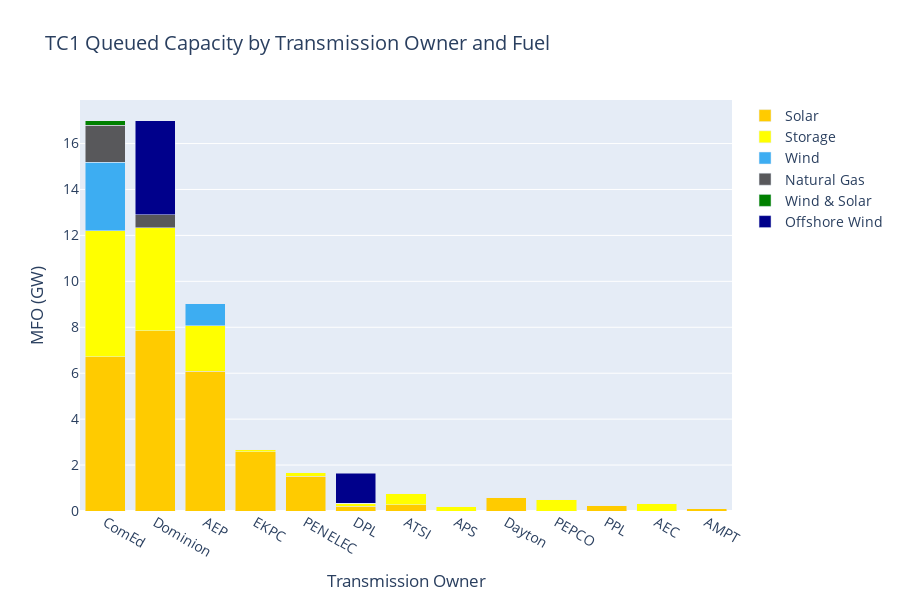

The notebook cell saved with this chart:
### Code cell
# Group and sum by Transmission Owner and Fuel
PJM_zone_fuel = PJM_queued_plants[PJM_queued_plants['Cycle'] == "TC1"]
PJM_zone_fuel = PJM_zone_fuel.groupby(['Transmission Owner', 'Fuel'])[['MW Capacity', 'MW Energy', 'MFO']].sum().reset_index()
print(PJM_zone_fuel["Fuel"].unique())
import plotly.graph_objects as go

# Pivot to wide format for stacked bar
bar_data = PJM_zone_fuel.pivot(index='Transmission Owner', columns='Fuel', values='MFO').fillna(0) / 1000  # GW

# Sort Transmission Owners by total MFO
bar_data = bar_data.loc[bar_data.sum(axis=1).sort_values(ascending=False).index]

# Define custom fuel stacking order (bottom to top)
fuel_order = [ 'Solar','Storage', 'Hybrid Solar Storage', 'Wind', 'Natural Gas','Wind & Solar', 'Offshore Wind']
fuel_order = [f for f in fuel_order if f in bar_data.columns]
bar_data = bar_data[fuel_order]

# Create stacked bar chart
fig = go.Figure()

for fuel in fuel_order:
    fig.add_trace(go.Bar(
        x=bar_data.index,
        y=bar_data[fuel],
        name=fuel,
        marker_color=fuel_color_map.get(fuel, '#CCCCCC')
    ))

fig.update_layout(
    barmode='stack',
    title='TC1 Queued Capacity by Transmission Owner and Fuel',
    yaxis_title='MFO (GW)',
    xaxis_title='Transmission Owner',
    font=dict(size=14),
    height=600,
    legend_traceorder="normal"
)

fig.show()

### Figure 1 — Plotly figure (JSON) as saved in the notebook; plotly's stock layout.template omitted (floating-point values rounded to 4 significant figures)
{"data": [{"marker": {"color": "#FFCB00"}, "name": "Solar", "type": "bar", "x": ["ComEd", "Dominion", "AEP", "EKPC", "PENELEC", "DPL", "ATSI", "APS", "Dayton", "PEPCO", "PPL", "AEC", "AMPT"], "y": [6.707, 7.842, 6.086, 2.586, 1.508, 0.2093, 0.27, 0.0, 0.584, 0.0, 0.2248, 0.0, 0.105]}, {"marker": {"color": "yellow"}, "name": "Storage", "type": "bar", "x": ["ComEd", "Dominion", "AEP", "EKPC", "PENELEC", "DPL", "ATSI", "APS", "Dayton", "PEPCO", "PPL", "AEC", "AMPT"], "y": [5.489, 4.499, 1.977, 0.079, 0.175, 0.125, 0.495, 0.1972, 0.0, 0.5, 0.0, 0.33, 0.0]}, {"marker": {"color": "#3DADF2"}, "name": "Wind", "type": "bar", "x": ["ComEd", "Dominion", "AEP", "EKPC", "PENELEC", "DPL", "ATSI", "APS", "Dayton", "PEPCO", "PPL", "AEC", "AMPT"], "y": [2.996, 0.0, 0.955, 0.0, 0.0, 0.0, 0.0, 0.0, 0.0, 0.0, 0.0, 0.0, 0.0]}, {"marker": {"color": "#58585b"}, "name": "Natural Gas", "type": "bar", "x": ["ComEd", "Dominion", "AEP", "EKPC", "PENELEC", "DPL", "ATSI", "APS", "Dayton", "PEPCO", "PPL", "AEC", "AMPT"], "y": [1.61, 0.569, 0.0, 0.0, 0.0, 0.0, 0.0, 0.0, 0.0, 0.0, 0.0, 0.0, 0.0]}, {"marker": {"color": "green"}, "name": "Wind & Solar", "type": "bar", "x": ["ComEd", "Dominion", "AEP", "EKPC", "PENELEC", "DPL", "ATSI", "APS", "Dayton", "PEPCO", "PPL", "AEC", "AMPT"], "y": [0.199, 0.0, 0.0, 0.0, 0.0, 0.0, 0.0, 0.0, 0.0, 0.0, 0.0, 0.0, 0.0]}, {"marker": {"color": "darkblue"}, "name": "Offshore Wind", "type": "bar", "x": ["ComEd", "Dominion", "AEP", "EKPC", "PENELEC", "DPL", "ATSI", "APS", "Dayton", "PEPCO", "PPL", "AEC", "AMPT"], "y": [0.0, 4.089, 0.0, 0.0, 0.0, 1.32, 0.0, 0.0, 0.0, 0.0, 0.0, 0.0, 0.0]}], "layout": {"barmode": "stack", "font": {"size": 14}, "height": 600, "legend": {"traceorder": "normal"}, "title": {"text": "TC1 Queued Capacity by Transmission Owner and Fuel"}, "xaxis": {"title": {"text": "Transmission Owner"}}, "yaxis": {"title": {"text": "MFO (GW)"}}}}
